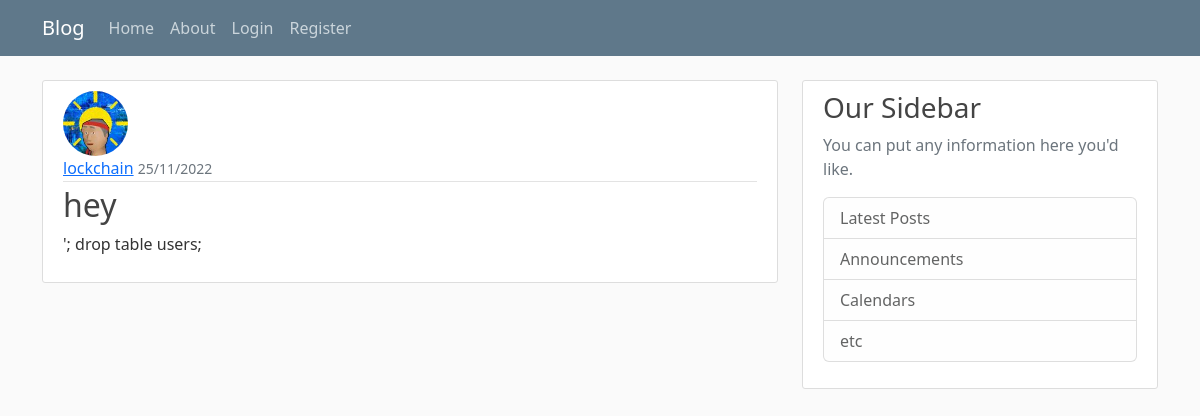
Page /post/27 on the committed database.
### webapp/db_models.py (models this page shows, shortened)
class User(db.Model, UserMixin):
    id = db.Column(db.Integer, primary_key=True)
    username = db.Column(db.String(20), unique=True, nullable=False)
    email = db.Column(db.String(120), unique=True, nullable=False)
    image_file = db.Column(db.String(20), nullable=False, default='default_user.svg')
    password = db.Column(db.String(60), nullable=False)
    posts = db.relationship('Post', backref='author', lazy=True)

class Post(db.Model):
    id = db.Column(db.Integer, primary_key=True)
    title = db.Column(db.String(100), nullable=False)
    date_posted = db.Column(db.DateTime, nullable=False, default=datetime.datetime.utcnow)
    content = db.Column(db.Text, nullable=False)
    user_id = db.Column(db.Integer, db.ForeignKey('user.id'), nullable=False)

### webapp/posts/routes.py (the view)
@posts.route("/post/<int:post_id>")
def post(post_id):
    post = Post.query.get_or_404(post_id)
    return render_template('post.html', post=post, legend='New Post')

### webapp/templates/post.html (shortened to what this page needs)
{% extends 'base.html' %}
{% block content %}
<article class="media content-section">
    <img src="{{ url_for('static', filename='images/' + post.author.image_file) }}" class="rounded-circle article-img">
    <div class="media-body">
        <div class="article-metadata">
            <a class="mr-2" href="{{ url_for('users.user_post', username=post.author.username) }}">{{ post.author.username }}</a>
            <small class="text-muted">{{ post.date_posted.strftime("%d/%m/%Y") }}</small>
        </div>
        <h2 class="article-title">{{ post.title }}</h2>
        <p class="article-content">{{ post.content }}</p>
    </div>
</article>
{% endblock %}

### webapp/static/main.css (style rules this page uses)
body { background: #fafafa; color: #333333; margin-top: 5rem; }
h1, h2, h3, h4, h5, h6 { color: #444444; }
.content-section { background: #ffffff; padding: 10px 20px; border: 1px solid #dddddd; border-radius: 3px; margin-bottom: 20px; }
.article-title { color: #444444; }
.article-content { white-space: pre-line; }
.article-img { height: 65px; width: 65px; margin-right: 16px; }
.article-metadata { padding-bottom: 1px; margin-bottom: 4px; border-bottom: 1px solid #e3e3e3 }

### rows in the picture
User: image_file (picture), author.username "lockchain"
Post: date_posted "25/11/2022", title "hey", content "'; drop table users;"
